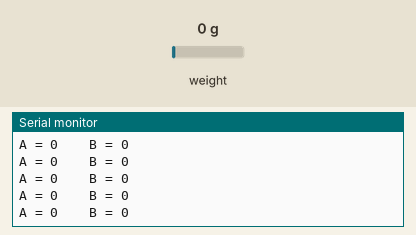
Recording of a sketch running on a simulated Arduino Uno, built with avr-gcc and run on an emulated ATmega328P. Parts: the last lines printed to the serial monitor. Inputs (shaded band) come from the test bench; at power-on: weight on the scale 0 g.

Above: at 1.2 s.
1.3 s: weight on the scale set to 100 g
At 1.62 s:
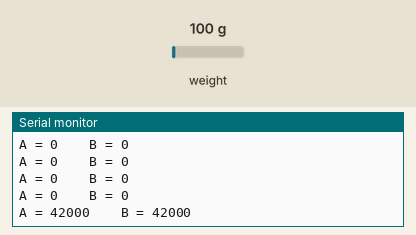
2.8 s: weight on the scale set to 1250 g
At 2.89 s:
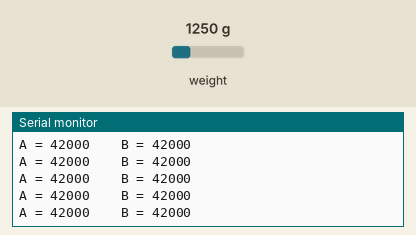
Timing chart, 0 to 5.8 s (numbered marks = the images above; inputs shaded):
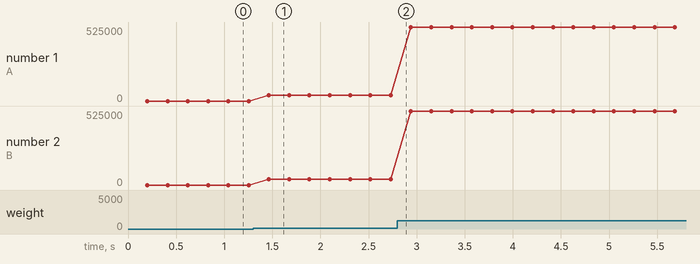

Measured:
- after the input at 1.3 s, the serial monitor: prints a new line after 0.16 s (image 1)
- plotted number 1: 0 → 42000 after the input at 1.3 s, 42000 → 525000 after the input at 2.8 s
- plotted number 2: 0 → 42000 after the input at 1.3 s, 42000 → 525000 after the input at 2.8 s

The sketch:

hx711.ino
```cpp
#include "HX711.h"

#define DT_PIN 6
#define SCK_PIN 7

HX711 scale;

void setup() {
  Serial.begin(115200);
  scale.begin(DT_PIN, SCK_PIN);
  Serial.println("HX711 ready");
}

void loop() {

  // -------- Read Channel A (4-wire load cell) --------
  scale.set_gain(128);     // Channel A @ 128x
  delayMicroseconds(10);   // allow mux to settle
  long readingA = scale.read();

  // -------- Read Channel B (3-wire load cell) --------
  scale.set_gain(32);      // Channel B @ 32x
  delayMicroseconds(10);   // allow mux to settle
  long readingB = scale.read();

  // -------- Print --------
  Serial.print("A = ");
  Serial.print(readingA);
  Serial.print("    B = ");
  Serial.println(readingB);

  delay(10);
}
```
